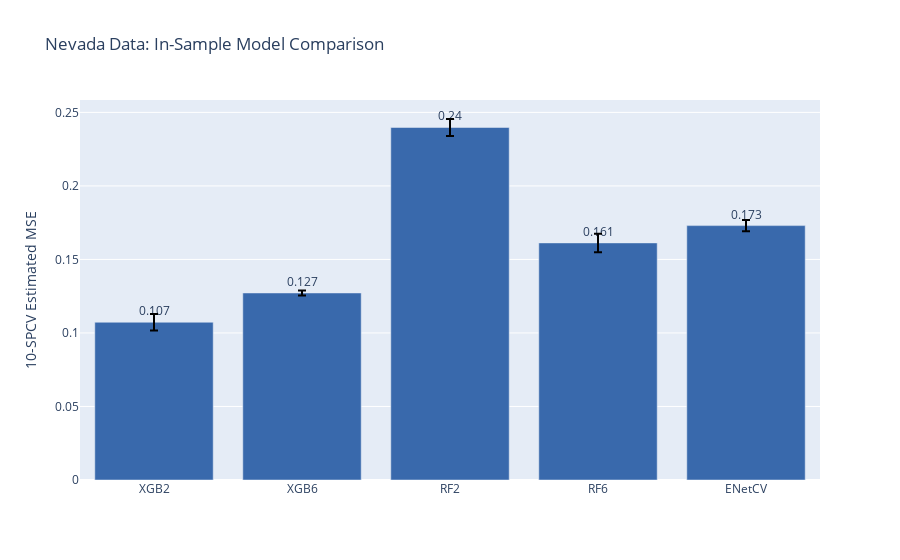

Source (notebook cell):
### Code cell
fig_CV = make_subplots(
    rows=1, cols=1
)

df_CV = pd.DataFrame({est_names[i]: errs_SSN[i + len(est_names)] for i in np.arange(len(est_names))})

fig_CV.add_trace(go.Bar(
    x=df_CV.columns,
    y=df_CV.mean(),
    marker_color=px.colors.qualitative.Bold[2],
    text=np.around(df_CV.mean(),3),
    textposition='outside',
    error_y=dict(
        type='data',
        color='black',
        array=df_CV.std(),
    )
), row=1, col=1)

fig_CV.update_yaxes(title_text=f"{k}-SPCV Estimated MSE", row=1, col=1)
fig_CV.update_layout(title_text="Nevada Data: In-Sample Model Comparison", showlegend=False)
fig_CV.show()

### Figure 1 — Plotly figure (JSON) as saved in the notebook; plotly's stock layout.template omitted (floating-point values rounded to 4 significant figures)
{"data": [{"error_y": {"array": [0.005571, 0.001647, 0.005775, 0.006291, 0.003884], "color": "black", "type": "data"}, "marker": {"color": "rgb(57, 105, 172)"}, "text": [0.107, 0.127, 0.24, 0.161, 0.173], "textposition": "outside", "type": "bar", "x": ["XGB2", "XGB6", "RF2", "RF6", "ENetCV"], "xaxis": "x", "y": [0.1073, 0.1272, 0.2397, 0.1612, 0.173], "yaxis": "y"}], "layout": {"showlegend": false, "title": {"text": "Nevada Data: In-Sample Model Comparison"}, "xaxis": {"anchor": "y", "domain": [0, 1]}, "yaxis": {"anchor": "x", "domain": [0, 1], "title": {"text": "10-SPCV Estimated MSE"}}}}
